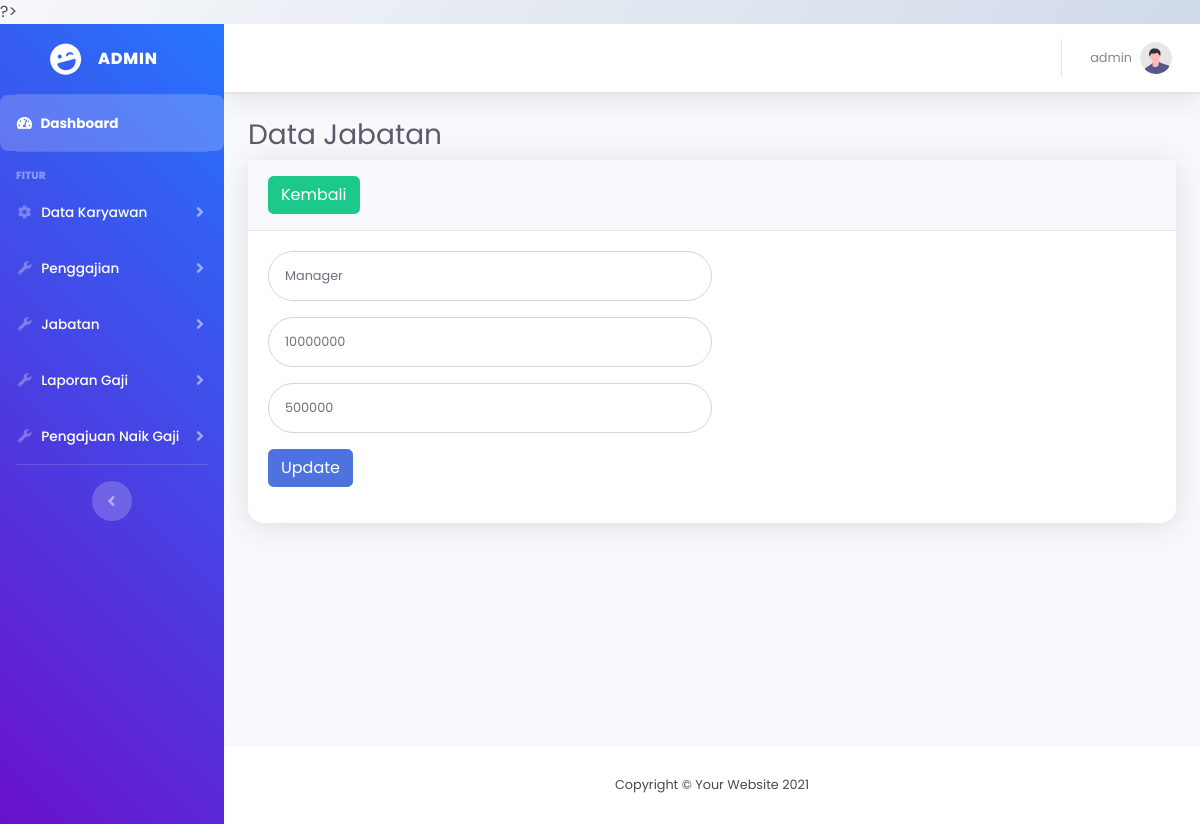
Screenshot of /admin/editjabatan.php?hal=edit&id=1 (signed in) with the database file from the repository.
### tables this page shows
CREATE TABLE `jabatan` (
  `id` int(11) NOT NULL,
  `jabatan` varchar(255) NOT NULL,
  `gaji` decimal(15,0) NOT NULL,
  `tunjangan` decimal(15,0) NOT NULL
);

### admin/editjabatan.php (the view, shortened to what this page needs)
<?php
include '../koneksi.php';
if (isset($_GET['id'])) {
    $id = mysqli_real_escape_string($koneksi, $_GET['id']);
    $query = mysqli_query($koneksi, "SELECT * FROM jabatan WHERE id = '$id'");
    $data = mysqli_fetch_assoc($query);
}
?>
<!DOCTYPE html>
<html lang="en">
<head>
    <link href="../assets/vendor/fontawesome-free/css/all.min.css" rel="stylesheet" type="text/css">
    <link href="../assets/css/sb-admin-2.min.css" rel="stylesheet">
</head>
<body id="page-top">
    <div id="wrapper">
        <ul class="navbar-nav bg-gradient-primary sidebar sidebar-dark accordion" id="accordionSidebar">
            <a class="sidebar-brand d-flex align-items-center justify-content-center" href="index.php">
                <div class="sidebar-brand-icon rotate-n-15">
                    <i class="fas fa-laugh-wink"></i>
                </div>
                <div class="sidebar-brand-text mx-3">Admin</div>
            </a>
            <hr class="sidebar-divider my-0">
            <li class="nav-item active">
                <a class="nav-link" href="index.php">
                    <i class="fas fa-fw fa-tachometer-alt"></i>
                    <span>Dashboard</span></a>
            </li>
            <hr class="sidebar-divider">
            <div class="sidebar-heading">
                Fitur
            </div>
            <li class="nav-item">
                <a class="nav-link collapsed" href="#" data-toggle="collapse" data-target="#collapseTwo"
                    aria-expanded="true" aria-controls="collapseTwo">
                    <i class="fas fa-fw fa-cog"></i>
                    <span>Data Karyawan</span>
                </a>
            </li>
            <li class="nav-item">
                <a class="nav-link collapsed" href="#" data-toggle="collapse" data-target="#collapseUtilities"
                    aria-expanded="true" aria-controls="collapseUtilities">
                    <i class="fas fa-fw fa-wrench"></i>
                    <span>Penggajian</span>
                </a>
            </li>
            <li class="nav-item">
                <a class="nav-link collapsed" href="#" data-toggle="collapse" data-target="#jabatan"
                    aria-expanded="true" aria-controls="jabatan">
                    <i class="fas fa-fw fa-wrench"></i>
                    <span>Jabatan</span>
                </a>
            </li>
            <li class="nav-item">
                <a class="nav-link collapsed" href="#" data-toggle="collapse" data-target="#laporanGaji"
                    aria-expanded="true" aria-controls="collapseUtilities">
                    <i class="fas fa-fw fa-wrench"></i>
                    <span>Laporan Gaji</span>
                </a>
            </li>
            <li class="nav-item">
                <a class="nav-link collapsed" href="#" data-toggle="collapse" data-target="#pengajuan"
                    aria-expanded="true" aria-controls="collapseUtilities">
                    <i class="fas fa-fw fa-wrench"></i>
                    <span>Pengajuan Naik Gaji</span>
                </a>
            </li>
            <hr class="sidebar-divider">
            <div class="text-center d-none d-md-inline">
                <button class="rounded-circle border-0" id="sidebarToggle"></button>
            </div>
        </ul>
        <div id="content-wrapper" class="d-flex flex-column">
            <div id="content">
                <nav class="navbar navbar-expand navbar-light bg-white topbar mb-4 static-top shadow">
                    <ul class="navbar-nav ml-auto">
                        <li class="nav-item dropdown no-arrow">
                            <a class="nav-link dropdown-toggle" href="#" id="userDropdown" role="button"
                                data-toggle="dropdown" aria-haspopup="true" aria-expanded="false">
                                <span
                                    class="mr-2 d-none d-lg-inline text-gray-600 small"><?= $_SESSION['nama_admin'] ?></span>
                                <img class="img-profile rounded-circle" src="../assets/img/undraw_profile.svg">
                            </a>
                        </li>
                    </ul>
                </nav>
                <div class="container-fluid">
                    <h1 class="h3 mb-2 text-gray-800">Data Jabatan</h1>
                    <div class="card shadow mb-4">
                        <div class="card-header py-3">
                            <a href="jabatan.php" class="btn btn-success btn-icon-split">
                                <span class="text">Kembali</span>
                            </a>
                        </div>
                        <div class="card-body">
                            <form method="post" class="user" enctype="multipart/form-data">
                                <div class="form-group">
                                    <input type="text" name="jabatan" class="form-control form-control-user col-6"
                                        placeholder="Jabatan" required value="<?= $data['jabatan'] ?? '' ?>">
                                </div>
                                <div class="form-group">
                                    <input type="number" name="gaji" class="form-control form-control-user col-6"
                                        placeholder="Gaji" required value="<?= $data['gaji'] ?? '' ?>">
                                </div>
                                <div class="form-group">
                                    <input type="number" name="tunjangan"
                                        class="form-control form-control-user col-6" placeholder="Tunjangan" required
                                        value="<?= $data['tunjangan'] ?? '' ?>">
                                </div>
                                <div class="form-group">
                                    <button type="submit" name="update" class="btn btn-primary btn-icon-split">
                                        <span class="text">Update</span>
                                    </button>
                                </div>
                            </form>
                        </div>
                    </div>
                </div>
            </div>
            <footer class="sticky-footer bg-white">
                <div class="container my-auto">
                    <div class="copyright text-center my-auto">
                        <span>Copyright &copy; Your Website 2021</span>
                    </div>
                </div>
            </footer>
        </div>
    </div>
</body>
</html>

### admin/editjabatan.php (style rules this page uses)
body, html { font-family: 'Poppins', sans-serif; background: linear-gradient(120deg, #f5f7fa, #c3cfe2); height: 100%; color: #4a4a4a; }
.sidebar { background: linear-gradient(45deg, #6a11cb, #2575fc); color: #ffffff; }
.sidebar .nav-item .nav-link { color: #ffffff; font-weight: 500; transition: all 0.3s ease-in-out; }
.sidebar .nav-item.active .nav-link, .sidebar .nav-item .nav-link:hover { background-color: rgba(255, 255, 255, 0.2); border-radius: 8px; }
.navbar { background: #ffffff; border-bottom: 2px solid rgba(0, 0, 0, 0.1); box-shadow: 0 4px 6px rgba(0, 0, 0, 0.1); }
.navbar-brand, .navbar-nav .nav-link { color: #4a4a4a; font-weight: 600; }
.card { border: none; border-radius: 16px; transition: transform 0.3s ease, box-shadow 0.3s ease; box-shadow: 0 6px 20px rgba(0, 0, 0, 0.1); }

### rows the page displays
jabatan: jabatan "Manager", gaji "10000000", tunjangan "500000"

### other values shown
$_SESSION['nama_admin'] "admin"
